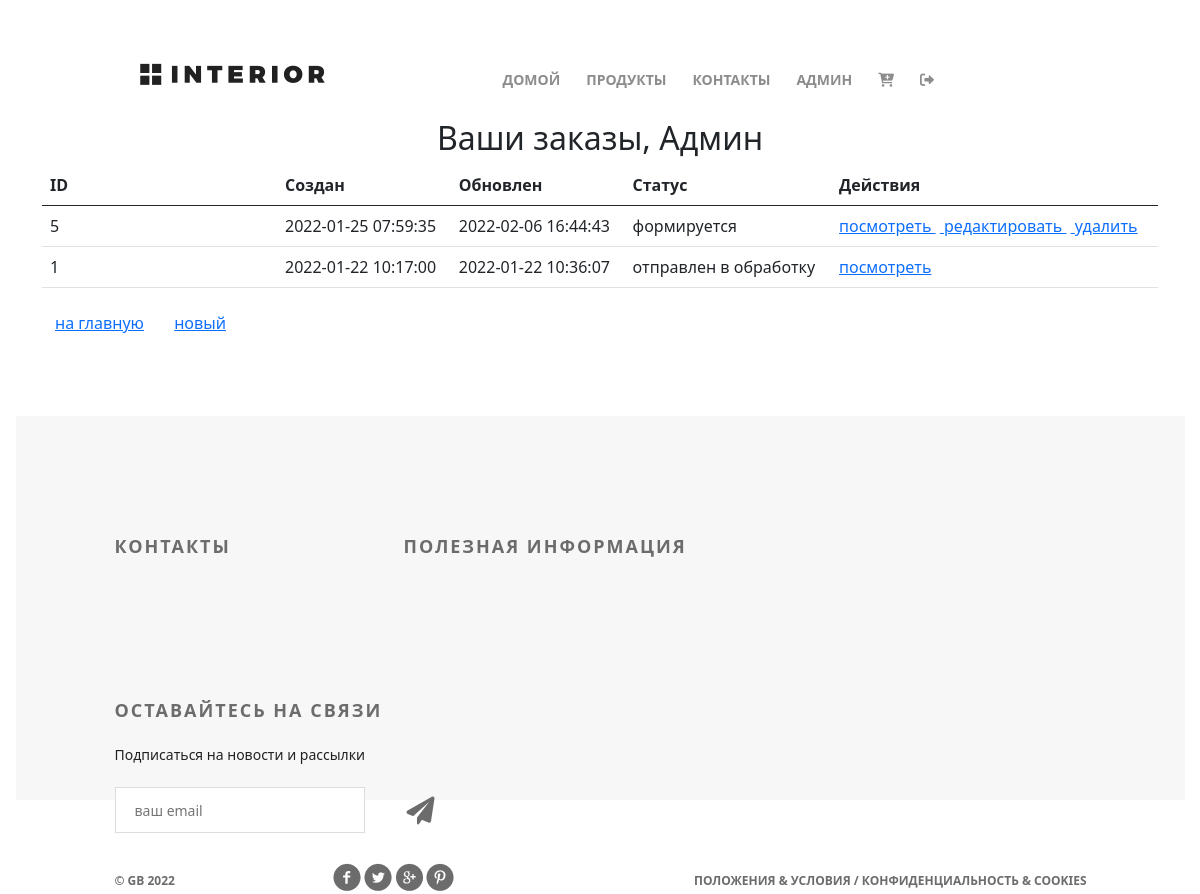
The app's page /order/ (signed in), older data.
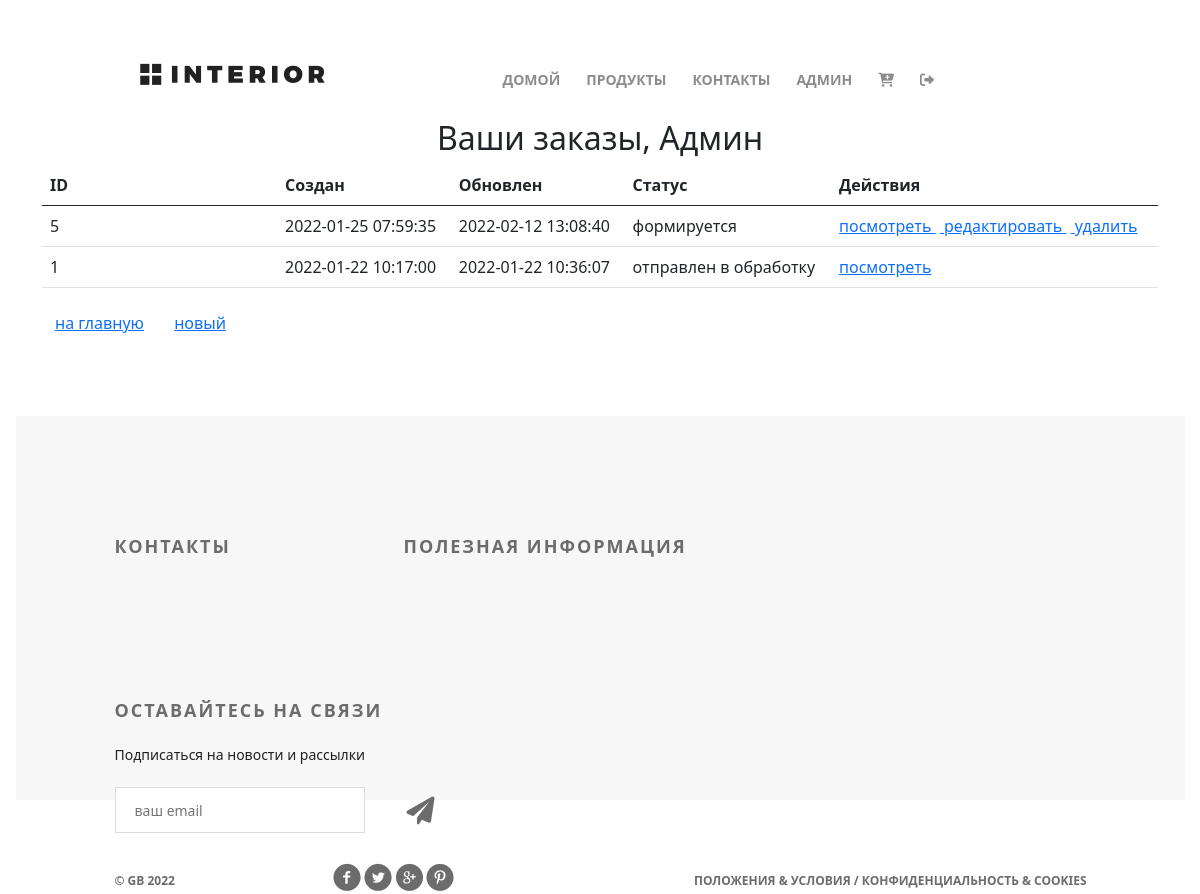
The same page, newer data.
### ordersapp/models.py (models this page shows, shortened)
class Order(models.Model):
    FORMING = 'FM'
    SENT_TO_PROCEED = 'STP'
    PROCEEDED = 'PRD'
    PAID = 'PD'
    READY = 'RDY'
    CANCEL = 'CNC'
    ORDER_STATUS_CHOICES = (
        (FORMING, 'формируется'),
        (SENT_TO_PROCEED, 'отправлен в обработку'),
        (PAID, 'оплачен'),
        (PROCEEDED, 'обрабатывается'),
        (READY, 'готов к выдаче'),
        (CANCEL, 'отменен'),
    )
    user = models.ForeignKey(settings.AUTH_USER_MODEL, on_delete=models.CASCADE)
    created = models.DateTimeField(verbose_name='создан', auto_now_add=True)
    updated = models.DateTimeField(verbose_name='обновлен', auto_now=True)
    status = models.CharField(verbose_name='статус',
                              max_length=3,
                              choices=ORDER_STATUS_CHOICES,
                              default=FORMING)
    is_active = models.BooleanField(verbose_name='активен', db_index=True, default=True)
    class Meta:
        ordering = ('-created',)
        verbose_name = 'заказ'
        verbose_name_plural = 'заказы'

### ordersapp/views.py (the view)
# urls.py: path('', ordersapp.OrderList.as_view(), name='orders_list'),
class OrderList(ListView):
    model = Order
    extra_context = {'title': 'заказы/список'}
    def get_queryset(self):
        return Order.objects.filter(user=self.request.user)
    @method_decorator(login_required())
    def dispatch(self, *args, **kwargs):
        return super(ListView, self).dispatch(*args, **kwargs)

### basketapp/models.py (called while the page is built)
    @cached_property
    def get_items_cached(self):
        return self.user.basket.select_related()

    @property
    def product_cost(self):
        return self.product.price * self.quantity

    @property
    def total_quantity(self):
        _items = self.get_items_cached
        _totalquantity = sum(list(map(lambda x: x.quantity, _items)))
        return _totalquantity

    @property
    def total_cost(self):
        _items = self.get_items_cached
        _totalcost = sum(list(map(lambda x: x.product_cost, _items)))
        return _totalcost

### mainapp/context_processors.py (called while the page is built)
def basket(request):
    basket = []
    if request.user.is_authenticated:
        basket = Basket.objects.filter(user=request.user).select_related()
    return {
        'basket': basket,
    }

### ordersapp/templates/ordersapp/order_list.html (shortened to what this page needs)
{% extends 'mainapp/base.html' %}
{% load static %}
{% block css %}
    <link href="https://cdn.jsdelivr.net/npm/bootstrap@5.0.0-beta3/dist/css/bootstrap.min.css" rel="stylesheet">
{% endblock %}
{% block mainmenu %}
    <div class="hero-white">
        <div class="header clearfix">
            {% include 'mainapp/includes/inc_mainmenu.html' %}
        </div>
    </div>
{% endblock %}
{% block content %}
   <div class="h2 text-center head">
       Ваши заказы,
       {% if user.first_name %}
           {{ user.first_name|title}}
       {% else %}
           Пользователь
       {% endif %}
   </div>
   <table class="table orders_list">
       <thead>
         <tr>
           <th>ID</th>
           <th>Создан</th>
           <th>Обновлен</th>
           <th>Статус</th>
           <th>Действия</th>
         </tr>
       </thead>
       <tbody>
           {% for item in object_list %}
               {% if item.is_active %}
               <tr>
                   <td class="td1 orders_list">{{ item.pk }}</td>
                   <td>{{ item.created|date:"Y-m-d H:i:s" }}</td>
                   <td>{{ item.updated|date:"Y-m-d H:i:s" }}</td>
                   <td>{{ item.get_status_display }}</td>
                   <td>
                       <a href="{% url 'ordersapp:order_read' item.pk %}">
                           посмотреть
                       </a>
                      {% if item.status == 'FM' %}
                         &nbsp;<a href="{% url 'ordersapp:order_update' item.pk %}">
                           редактировать
                         </a>
                         &nbsp;<a href="{% url 'ordersapp:order_delete' item.pk %}">
                             удалить
                         </a>
                       {% endif %}
                   </td>
               </tr>
               {% endif %}
           {% endfor %}
       </tbody>
   </table>
   <button class="btn btn-default btn-round">
       <a href="{% url 'index' %}">
           на главную
       </a>
   </button>
   <button class="btn btn-default btn-round">
       <a href="{% url 'ordersapp:order_create' %}">
           новый
       </a>
   </button>
{% endblock %}

Row changes from the older to the newer data that the page shows:
changed Order "формируется": updated "2022-02-06 16:44:43" → "2022-02-12 13:08:40"
